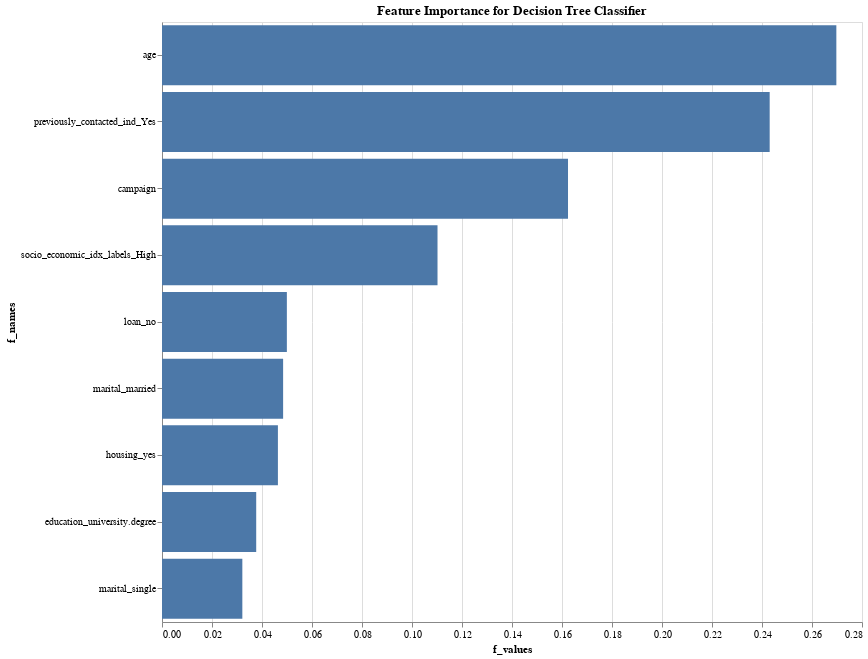

Source (notebook cell):
### Code cell
#paredo chart of features by feature importance by f_value
df_features = pd.DataFrame(
{'f_names': X_train.columns,
'f_values': clf.feature_importances_}).sort_values('f_values', ascending = False)
pareto_clf = (alt.Chart(df_features.query('f_values > .02'))
.encode(
alt.X('f_values'),
alt.Y('f_names', sort = '-x'))
.mark_bar()
.properties(width=700, height =600,
title='Feature Importance for Decision Tree Classifier'))
pareto_clf

### Figure 1 — Vega-Lite specification as saved in the notebook (floating-point values rounded to 4 significant figures)
{"config": {"view": {"continuousWidth": 400, "continuousHeight": 300}}, "data": {"name": "data-61c70d7e6385c777ecf0e2f2bc9ebc06"}, "mark": "bar", "encoding": {"x": {"field": "f_values", "type": "quantitative"}, "y": {"field": "f_names", "sort": "-x", "type": "nominal"}}, "height": 600, "title": "Feature Importance for Decision Tree Classifier", "width": 700, "$schema": "https://vega.github.io/schema/vega-lite/v4.17.0.json", "datasets": {"data-61c70d7e6385c777ecf0e2f2bc9ebc06": [{"f_names": "age", "f_values": 0.2697}, {"f_names": "previously_contacted_ind_Yes", "f_values": 0.2431}, {"f_names": "campaign", "f_values": 0.1624}, {"f_names": "socio_economic_idx_labels_High", "f_values": 0.1102}, {"f_names": "loan_no", "f_values": 0.04995}, {"f_names": "marital_married", "f_values": 0.04845}, {"f_names": "housing_yes", "f_values": 0.04637}, {"f_names": "education_university.degree", "f_values": 0.03768}, {"f_names": "marital_single", "f_values": 0.03213}]}}
